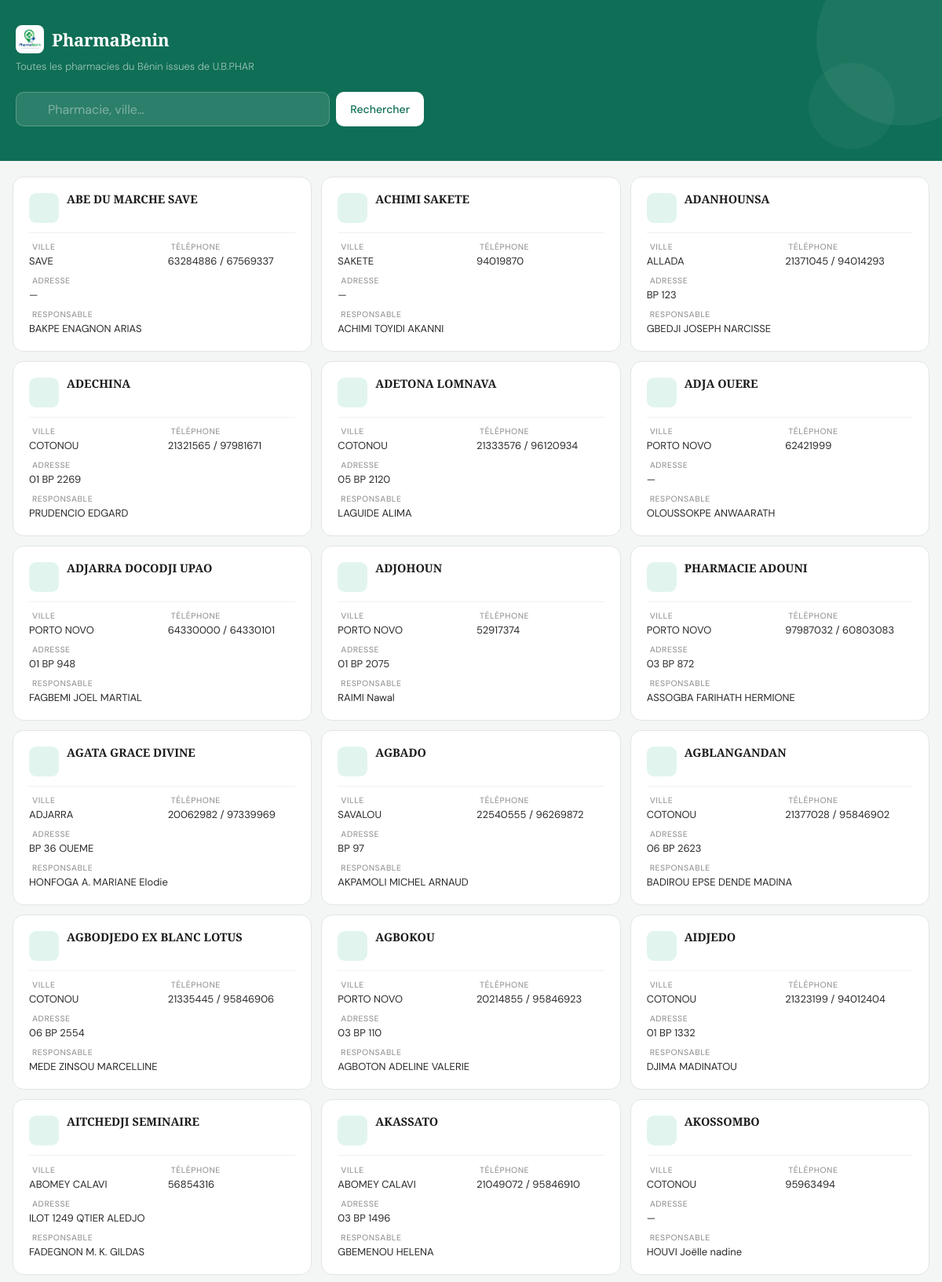
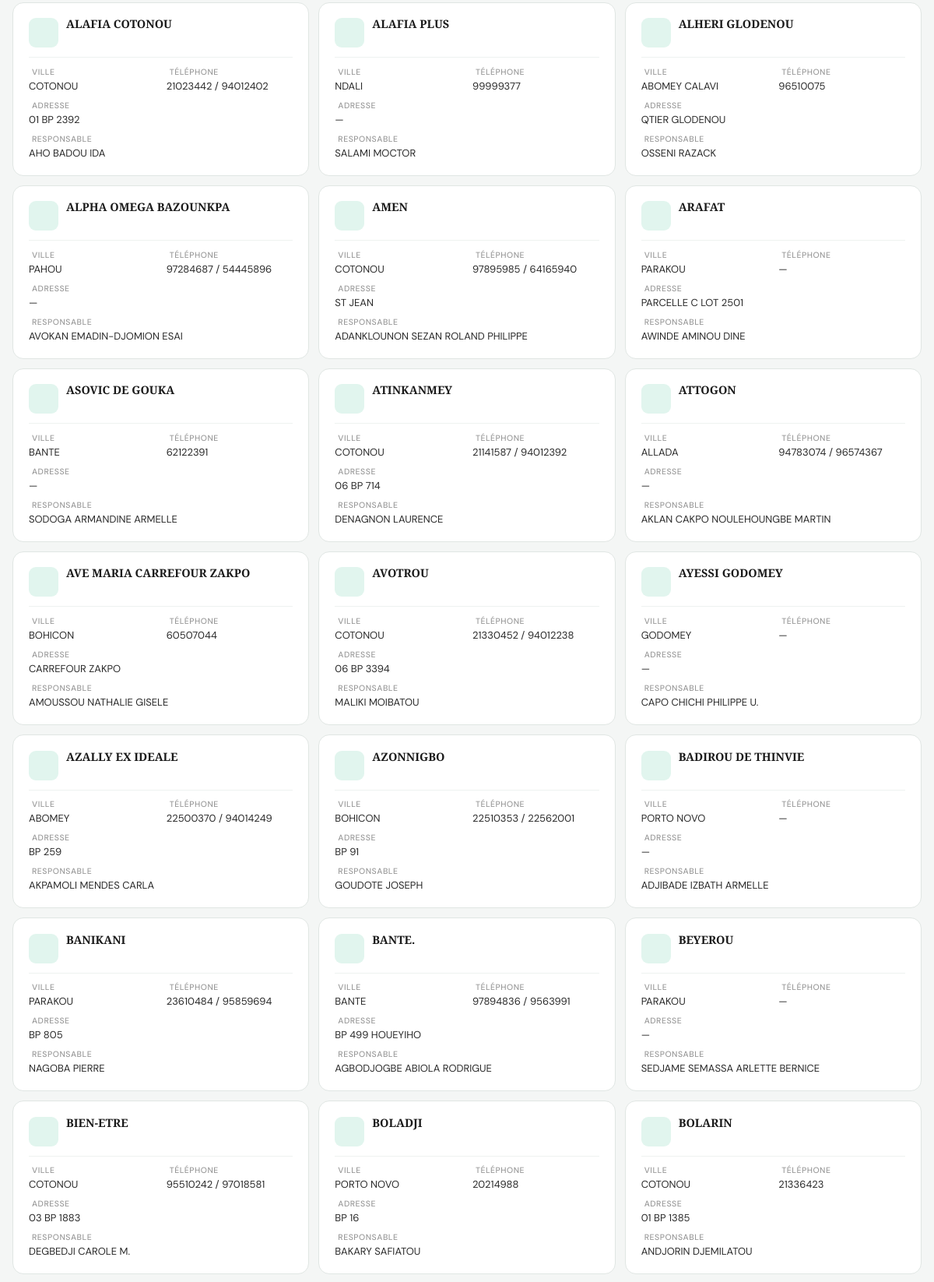
The app's page /PharmaBenin/ (upper part) with its own data (2 pictures, top to bottom).
### PharmaBenin/models.py (models this page shows, shortened)
class Pharmacy(models.Model):
    name = models.CharField(max_length=255)
    doctor = models.CharField(max_length=255, blank=True, null=True)
    city = models.CharField(max_length=100)
    address = models.TextField()
    phone = models.CharField(max_length=100, blank=True)

### PharmaBenin/views.py (the view)
# urls.py: path('', views.PharmaBenin, name='PharmaBenin'),
def PharmaBenin(request):
    query = request.GET.get('q')
    pharmacies = Pharmacy.objects.all()
    if query:
        pharmacies = pharmacies.filter(name__icontains=query)
    context = {
        'pharmacies': pharmacies
    }
    return render(request, 'PharmaBenin.html', context)

### PharmaBenin/templates/PharmaBenin.html (shortened to what this page needs)
{% load static %}
<!DOCTYPE html>
<html lang="fr">
<head>
    <link rel="stylesheet" href="{% static 'css/PharmaBenin.css' %}">
    <link rel="stylesheet" href="https://cdn.jsdelivr.net/npm/@tabler/icons-webfont@latest/dist/tabler-icons.min.css">
</head>
<body>
<header>
    <div class="pb-logo">
        <img src="{% static 'images/PharmaBenin.png' %}" alt="PharmaBenin logo">
        <span class="pb-logo-text">PharmaBenin</span>
    </div>
    <p class="header-sub">Toutes les pharmacies du Bénin issues de U.B.PHAR</p>
    <div class="search-box">
        <form class="search-form" method="GET">
            <div class="search-wrap">
                <input
                    class="search-input"
                    type="text"
                    name="q"
                    placeholder="Pharmacie, ville…"
                    value="{{ request.GET.q }}"
                    autocomplete="off"
                >
            </div>
            <button class="search-btn" type="submit">Rechercher</button>
        </form>
    </div>
</header>
<div class="page-wrap">
    <div class="cards-grid">
        {% for pharmacy in pharmacies %}
        <div class="card">
            <div class="card-top">
                <div class="card-icon">
                </div>
                <div class="card-title-wrap">
                    <div class="card-name">{{ pharmacy.name }}</div>
                </div>
            </div>
            <div class="card-fields">
                <div class="field">
                    <span class="field-label">
                         Ville
                    </span>
                    <span class="field-value">{{ pharmacy.city }}</span>
                </div>
                <div class="field">
                    <span class="field-label">
                         Téléphone
                    </span>
                    <span class="field-value">{{ pharmacy.address|default:'—' }}</span>
                </div>
                <div class="field full">
                    <span class="field-label">
                         Adresse
                    </span>
                    <span class="field-value">{{ pharmacy.phone|default:'—' }}</span>
                </div>
                <div class="field full">
                    <span class="field-label">
                         Responsable
                    </span>
                    <span class="field-value">{{ pharmacy.doctor|default:'—' }}</span>
                </div>
            </div>
        </div>
        {% empty %}
        <div class="empty">
            <i class="ti ti-search-off" aria-hidden="true"></i>
            Aucune pharmacie trouvée.
        </div>
        {% endfor %}
    </div>
</div>
</body>
</html>

### static/css/PharmaBenin.css (style rules this page uses)
*, *::before, *::after { box-sizing: border-box; margin: 0; padding: 0; }
:root { --green-dark: #0F6E56; --green-mid: #1D9E75; --green-light: #E1F5EE; --green-border: #9FE1CB; --bg: #f4f6f5; --card-bg: #ffffff; --border: #e0e6e3; --text: #1a1a1a; --text-soft: #555; --label: #999; }
body { font-family: 'DM Sans', sans-serif; background: var(--bg); min-height: 100vh; overflow-x: hidden; }
header { background: var(--green-dark); padding: 2rem 1.25rem 2.75rem; position: relative; overflow: hidden; }
header::before { content: ''; position: absolute; right: -60px; top: -60px; width: 220px; height: 220px; border-radius: 50%; background: rgba(255,255,255,0.06); pointer-events: none; }
header::after { content: ''; position: absolute; right: 60px; top: 80px; width: 110px; height: 110px; border-radius: 50%; background: rgba(255,255,255,0.04); pointer-events: none; }
.pb-logo { display: flex; align-items: center; gap: 10px; margin-bottom: 0.5rem; }
.pb-logo img { width: 36px; height: 36px; object-fit: contain; border-radius: 8px; flex-shrink: 0; }
.pb-logo-text { font-family: 'Playfair Display', serif; font-size: 22px; font-weight: 900; color: #fff; letter-spacing: -0.3px; }
.header-sub { font-size: 13px; color: rgba(255,255,255,0.60); font-weight: 300; margin-bottom: 1.5rem; }
.search-box { width: 100%; max-width: 520px; }
.search-form { display: flex; gap: 8px; width: 100%; }
.search-wrap { position: relative; flex: 1; min-width: 0; }
.search-input { width: 100%; height: 44px; background: rgba(255,255,255,0.12); border: 1px solid rgba(255,255,255,0.22); border-radius: 10px; padding: 0 14px 0 40px; font-family: 'DM Sans', sans-serif; font-size: 14px; color: #fff; outline: none; font-size: max(14px, 16px); }
.search-input::placeholder { color: rgba(255,255,255,0.40); }
.search-btn { height: 44px; padding: 0 18px; background: #fff; color: var(--green-dark); border: none; border-radius: 10px; font-family: 'DM Sans', sans-serif; font-size: 14px; font-weight: 500; cursor: pointer; white-space: nowrap; flex-shrink: 0; transition: opacity 0.15s; }
.page-wrap { width: 100%; max-width: 1200px; margin: 0 auto; padding: 1.25rem 1rem 3rem; }
.cards-grid { display: grid; grid-template-columns: 1fr; gap: 12px; }
@media (min-width: 680px) { .cards-grid { grid-template-columns: repeat(2, 1fr); } }
@media (min-width: 1080px) { .cards-grid { grid-template-columns: repeat(3, 1fr); } }
.card { background: var(--card-bg); border: 0.5px solid var(--border); border-radius: 14px; padding: 1.1rem 1.25rem 1.25rem; display: flex; flex-direction: column; gap: 0; transition: border-color 0.15s, box-shadow 0.15s; }
.card-top { display: flex; align-items: flex-start; gap: 10px; }
.card-icon { width: 38px; height: 38px; border-radius: 9px; background: var(--green-light); display: flex; align-items: center; justify-content: center; flex-shrink: 0; color: var(--green-dark); font-size: 17px; margin-top: 2px; }
.card-title-wrap { flex: 1; min-width: 0; }
.card-name { font-family: 'Playfair Display', serif; font-size: 14.5px; font-weight: 700; color: var(--text); line-height: 1.35; word-break: break-word; }
.card-fields { display: grid; grid-template-columns: 1fr 1fr; gap: 10px 14px; }
.field { display: flex; flex-direction: column; gap: 3px; min-width: 0; }
.field.full { grid-column: 1 / -1; }
.field-label { font-size: 10.5px; color: var(--label); font-weight: 500; text-transform: uppercase; letter-spacing: 0.5px; display: flex; align-items: center; gap: 4px; }
.field-value { font-size: 13px; color: #2a2a2a; font-weight: 400; word-break: break-word; }

### records on screen
Pharmacy: name "ABE DU MARCHE SAVE", city "SAVE", address "63284886 / 67569337", phone "—", doctor "BAKPE ENAGNON ARIAS"
Pharmacy: name "ACHIMI SAKETE", city "SAKETE", address "94019870", phone "—", doctor "ACHIMI TOYIDI AKANNI"
Pharmacy: name "ADANHOUNSA", city "ALLADA", address "21371045 / 94014293", phone "BP 123", doctor "GBEDJI JOSEPH NARCISSE"
Pharmacy: name "ADECHINA", city "COTONOU", address "21321565 / 97981671", phone "01 BP 2269", doctor "PRUDENCIO EDGARD"
Pharmacy: name "ADETONA LOMNAVA", city "COTONOU", address "21333576 / 96120934", phone "05 BP 2120", doctor "LAGUIDE ALIMA"
Pharmacy: name "ADJA OUERE", city "PORTO NOVO", address "62421999", phone "—", doctor "OLOUSSOKPE ANWAARATH"
Pharmacy: name "ADJARRA DOCODJI UPAO", city "PORTO NOVO", address "64330000 / 64330101", phone "01 BP 948", doctor "FAGBEMI JOEL MARTIAL"
Pharmacy: name "ADJOHOUN", city "PORTO NOVO", address "52917374", phone "01 BP 2075", doctor "RAIMI Nawal"
Pharmacy: name "PHARMACIE ADOUNI", city "PORTO NOVO", address "97987032 / 60803083", phone "03 BP 872", doctor "ASSOGBA FARIHATH HERMIONE"
Pharmacy: name "AGATA GRACE DIVINE", city "ADJARRA", address "20062982 / 97339969", phone "BP 36 OUEME", doctor "HONFOGA A. MARIANE Elodie"
Pharmacy: name "AGBADO", city "SAVALOU", address "22540555 / 96269872", phone "BP 97", doctor "AKPAMOLI MICHEL ARNAUD"
Pharmacy: name "AGBLANGANDAN", city "COTONOU", address "21377028 / 95846902", phone "06 BP 2623", doctor "BADIROU EPSE DENDE MADINA"
Pharmacy: name "AGBODJEDO EX BLANC LOTUS", city "COTONOU", address "21335445 / 95846906", phone "06 BP 2554", doctor "MEDE ZINSOU MARCELLINE"
Pharmacy: name "AGBOKOU", city "PORTO NOVO", address "20214855 / 95846923", phone "03 BP 110", doctor "AGBOTON ADELINE VALERIE"
Pharmacy: name "AIDJEDO", city "COTONOU", address "21323199 / 94012404", phone "01 BP 1332", doctor "DJIMA MADINATOU"
Pharmacy: name "AITCHEDJI SEMINAIRE", city "ABOMEY CALAVI", address "56854316", phone "ILOT 1249 QTIER ALEDJO", doctor "FADEGNON M. K. GILDAS"
Pharmacy: name "AKASSATO", city "ABOMEY CALAVI", address "21049072 / 95846910", phone "03 BP 1496", doctor "GBEMENOU HELENA"
Pharmacy: name "AKOSSOMBO", city "COTONOU", address "95963494", phone "—", doctor "HOUVI Joëlle nadine"
Pharmacy: name "ALAFIA COTONOU", city "COTONOU", address "21023442 / 94012402", phone "01 BP 2392", doctor "AHO BADOU IDA"
Pharmacy: name "ALAFIA PLUS", city "NDALI", address "99999377", phone "—", doctor "SALAMI MOCTOR"
Pharmacy: name "ALHERI GLODENOU", city "ABOMEY CALAVI", address "96510075", phone "QTIER GLODENOU", doctor "OSSENI RAZACK"
Pharmacy: name "ALPHA OMEGA BAZOUNKPA", city "PAHOU", address "97284687 / 54445896", phone "—", doctor "AVOKAN EMADIN-DJOMION ESAI"
Pharmacy: name "AMEN", city "COTONOU", address "97895985 / 64165940", phone "ST JEAN", doctor "ADANKLOUNON SEZAN ROLAND PHILIPPE"
Pharmacy: name "ARAFAT", city "PARAKOU", address "—", phone "PARCELLE C LOT 2501", doctor "AWINDE AMINOU DINE"
Pharmacy: name "ASOVIC DE GOUKA", city "BANTE", address "62122391", phone "—", doctor "SODOGA ARMANDINE ARMELLE"
Pharmacy: name "ATINKANMEY", city "COTONOU", address "21141587 / 94012392", phone "06 BP 714", doctor "DENAGNON LAURENCE"
Pharmacy: name "ATTOGON", city "ALLADA", address "94783074 / 96574367", phone "—", doctor "AKLAN CAKPO NOULEHOUNGBE MARTIN"
Pharmacy: name "AVE MARIA CARREFOUR ZAKPO", city "BOHICON", address "60507044", phone "CARREFOUR ZAKPO", doctor "AMOUSSOU NATHALIE GISELE"
Pharmacy: name "AVOTROU", city "COTONOU", address "21330452 / 94012238", phone "06 BP 3394", doctor "MALIKI MOIBATOU"
Pharmacy: name "AYESSI GODOMEY", city "GODOMEY", address "—", phone "—", doctor "CAPO CHICHI PHILIPPE U."
Pharmacy: name "AZALLY EX IDEALE", city "ABOMEY", address "22500370 / 94014249", phone "BP 259", doctor "AKPAMOLI MENDES CARLA"
Pharmacy: name "AZONNIGBO", city "BOHICON", address "22510353 / 22562001", phone "BP 91", doctor "GOUDOTE JOSEPH"
Pharmacy: name "BADIROU DE THINVIE", city "PORTO NOVO", address "—", phone "—", doctor "ADJIBADE IZBATH ARMELLE"
Pharmacy: name "BANIKANI", city "PARAKOU", address "23610484 / 95859694", phone "BP 805", doctor "NAGOBA PIERRE"
Pharmacy: name "BANTE.", city "BANTE", address "97894836 / 9563991", phone "BP 499 HOUEYIHO", doctor "AGBODJOGBE ABIOLA RODRIGUE"
Pharmacy: name "BEYEROU", city "PARAKOU", address "—", phone "—", doctor "SEDJAME SEMASSA ARLETTE BERNICE"
Pharmacy: name "BIEN-ETRE", city "COTONOU", address "95510242 / 97018581", phone "03 BP 1883", doctor "DEGBEDJI CAROLE M."
Pharmacy: name "BOLADJI", city "PORTO NOVO", address "20214988", phone "BP 16", doctor "BAKARY SAFIATOU"
Pharmacy: name "BOLARIN", city "COTONOU", address "21336423", phone "01 BP 1385", doctor "ANDJORIN DJEMILATOU"
